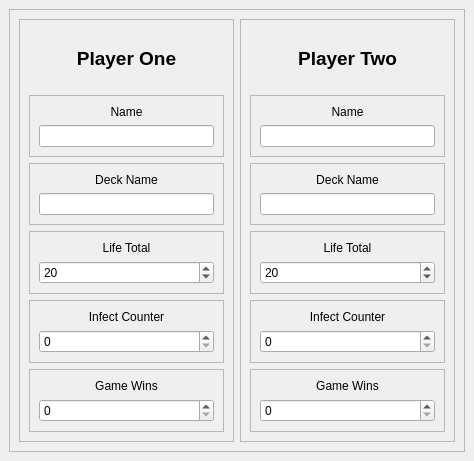
<?xml version="1.0" encoding="UTF-8"?>
<ui version="4.0">
 <class>mainWindow</class>
 <widget class="QMainWindow" name="mainWindow">
  <property name="geometry">
   <rect>
    <x>0</x>
    <y>0</y>
    <width>474</width>
    <height>461</height>
   </rect>
  </property>
  <property name="windowTitle">
   <string>Meadery MTG Stream Dashboard</string>
  </property>
  <widget class="QWidget" name="centralwidget">
   <layout class="QVBoxLayout" name="verticalLayout_13">
    <item>
     <widget class="QFrame" name="frame_3">
      <property name="frameShape">
       <enum>QFrame::StyledPanel</enum>
      </property>
      <property name="frameShadow">
       <enum>QFrame::Raised</enum>
      </property>
      <layout class="QHBoxLayout" name="horizontalLayout">
       <item>
        <widget class="QFrame" name="frame_2">
         <property name="frameShape">
          <enum>QFrame::StyledPanel</enum>
         </property>
         <property name="frameShadow">
          <enum>QFrame::Raised</enum>
         </property>
         <layout class="QVBoxLayout" name="verticalLayout_7">
          <item>
           <widget class="QLabel" name="p1Label">
            <property name="text">
             <string>&lt;html&gt;&lt;head/&gt;&lt;body&gt;&lt;p align=&quot;center&quot;&gt;&lt;span style=&quot; font-size:14pt; font-weight:600;&quot;&gt;Player One&lt;/span&gt;&lt;/p&gt;&lt;/body&gt;&lt;/html&gt;</string>
            </property>
           </widget>
          </item>
          <item>
           <widget class="QFrame" name="frame">
            <property name="frameShape">
             <enum>QFrame::StyledPanel</enum>
            </property>
            <property name="frameShadow">
             <enum>QFrame::Raised</enum>
            </property>
            <layout class="QVBoxLayout" name="verticalLayout_2">
             <item>
              <widget class="QLabel" name="label_2">
               <property name="text">
                <string>&lt;html&gt;&lt;head/&gt;&lt;body&gt;&lt;p align=&quot;center&quot;&gt;Name&lt;/p&gt;&lt;/body&gt;&lt;/html&gt;</string>
               </property>
              </widget>
             </item>
             <item>
              <widget class="QLineEdit" name="p1Name"/>
             </item>
            </layout>
           </widget>
          </item>
          <item>
           <widget class="QFrame" name="frame_4">
            <property name="frameShape">
             <enum>QFrame::StyledPanel</enum>
            </property>
            <property name="frameShadow">
             <enum>QFrame::Raised</enum>
            </property>
            <layout class="QVBoxLayout" name="verticalLayout_3">
             <item>
              <widget class="QLabel" name="label_3">
               <property name="text">
                <string>&lt;html&gt;&lt;head/&gt;&lt;body&gt;&lt;p align=&quot;center&quot;&gt;Deck Name&lt;/p&gt;&lt;/body&gt;&lt;/html&gt;</string>
               </property>
              </widget>
             </item>
             <item>
              <widget class="QLineEdit" name="p1Deck"/>
             </item>
            </layout>
           </widget>
          </item>
          <item>
           <widget class="QFrame" name="frame_14">
            <property name="frameShape">
             <enum>QFrame::StyledPanel</enum>
            </property>
            <property name="frameShadow">
             <enum>QFrame::Raised</enum>
            </property>
            <layout class="QVBoxLayout" name="verticalLayout_8">
             <item>
              <widget class="QLabel" name="label_11">
               <property name="text">
                <string>&lt;html&gt;&lt;head/&gt;&lt;body&gt;&lt;p align=&quot;center&quot;&gt;Life Total&lt;/p&gt;&lt;/body&gt;&lt;/html&gt;</string>
               </property>
              </widget>
             </item>
             <item>
              <widget class="QSpinBox" name="p1Life">
               <property name="maximum">
                <number>10000</number>
               </property>
               <property name="value">
                <number>20</number>
               </property>
              </widget>
             </item>
            </layout>
           </widget>
          </item>
          <item>
           <widget class="QFrame" name="frame_16">
            <property name="frameShape">
             <enum>QFrame::StyledPanel</enum>
            </property>
            <property name="frameShadow">
             <enum>QFrame::Raised</enum>
            </property>
            <layout class="QVBoxLayout" name="verticalLayout_10">
             <item>
              <widget class="QLabel" name="label_13">
               <property name="text">
                <string>&lt;html&gt;&lt;head/&gt;&lt;body&gt;&lt;p align=&quot;center&quot;&gt;Infect Counter&lt;/p&gt;&lt;/body&gt;&lt;/html&gt;</string>
               </property>
              </widget>
             </item>
             <item>
              <widget class="QSpinBox" name="p1Infect">
               <property name="maximum">
                <number>10000</number>
               </property>
              </widget>
             </item>
            </layout>
           </widget>
          </item>
          <item>
           <widget class="QFrame" name="frame_11">
            <property name="frameShape">
             <enum>QFrame::StyledPanel</enum>
            </property>
            <property name="frameShadow">
             <enum>QFrame::Raised</enum>
            </property>
            <layout class="QVBoxLayout" name="verticalLayout">
             <item>
              <widget class="QLabel" name="label_9">
               <property name="text">
                <string>&lt;html&gt;&lt;head/&gt;&lt;body&gt;&lt;p align=&quot;center&quot;&gt;Game Wins&lt;/p&gt;&lt;/body&gt;&lt;/html&gt;</string>
               </property>
              </widget>
             </item>
             <item>
              <widget class="QSpinBox" name="p1GameWins">
               <property name="maximum">
                <number>1000</number>
               </property>
              </widget>
             </item>
            </layout>
           </widget>
          </item>
         </layout>
        </widget>
       </item>
       <item>
        <widget class="QFrame" name="frame_5">
         <property name="frameShape">
          <enum>QFrame::StyledPanel</enum>
         </property>
         <property name="frameShadow">
          <enum>QFrame::Raised</enum>
         </property>
         <layout class="QVBoxLayout" name="verticalLayout_9">
          <item>
           <widget class="QLabel" name="p2Label">
            <property name="text">
             <string>&lt;html&gt;&lt;head/&gt;&lt;body&gt;&lt;p align=&quot;center&quot;&gt;&lt;span style=&quot; font-size:14pt; font-weight:600;&quot;&gt;Player Two&lt;/span&gt;&lt;/p&gt;&lt;/body&gt;&lt;/html&gt;</string>
            </property>
           </widget>
          </item>
          <item>
           <widget class="QFrame" name="frame_6">
            <property name="frameShape">
             <enum>QFrame::StyledPanel</enum>
            </property>
            <property name="frameShadow">
             <enum>QFrame::Raised</enum>
            </property>
            <layout class="QVBoxLayout" name="verticalLayout_4">
             <item>
              <widget class="QLabel" name="label_6">
               <property name="text">
                <string>&lt;html&gt;&lt;head/&gt;&lt;body&gt;&lt;p align=&quot;center&quot;&gt;Name&lt;/p&gt;&lt;/body&gt;&lt;/html&gt;</string>
               </property>
              </widget>
             </item>
             <item>
              <widget class="QLineEdit" name="p2Name"/>
             </item>
            </layout>
           </widget>
          </item>
          <item>
           <widget class="QFrame" name="frame_7">
            <property name="frameShape">
             <enum>QFrame::StyledPanel</enum>
            </property>
            <property name="frameShadow">
             <enum>QFrame::Raised</enum>
            </property>
            <layout class="QVBoxLayout" name="verticalLayout_5">
             <item>
              <widget class="QLabel" name="label_7">
               <property name="text">
                <string>&lt;html&gt;&lt;head/&gt;&lt;body&gt;&lt;p align=&quot;center&quot;&gt;Deck Name&lt;/p&gt;&lt;/body&gt;&lt;/html&gt;</string>
               </property>
              </widget>
             </item>
             <item>
              <widget class="QLineEdit" name="p2Deck"/>
             </item>
            </layout>
           </widget>
          </item>
          <item>
           <widget class="QFrame" name="frame_15">
            <property name="frameShape">
             <enum>QFrame::StyledPanel</enum>
            </property>
            <property name="frameShadow">
             <enum>QFrame::Raised</enum>
            </property>
            <layout class="QVBoxLayout" name="verticalLayout_11">
             <item>
              <widget class="QLabel" name="label_12">
               <property name="text">
                <string>&lt;html&gt;&lt;head/&gt;&lt;body&gt;&lt;p align=&quot;center&quot;&gt;Life Total&lt;/p&gt;&lt;/body&gt;&lt;/html&gt;</string>
               </property>
              </widget>
             </item>
             <item>
              <widget class="QSpinBox" name="p2Life">
               <property name="maximum">
                <number>10000</number>
               </property>
               <property name="value">
                <number>20</number>
               </property>
              </widget>
             </item>
            </layout>
           </widget>
          </item>
          <item>
           <widget class="QFrame" name="frame_17">
            <property name="frameShape">
             <enum>QFrame::StyledPanel</enum>
            </property>
            <property name="frameShadow">
             <enum>QFrame::Raised</enum>
            </property>
            <layout class="QVBoxLayout" name="verticalLayout_12">
             <item>
              <widget class="QLabel" name="label_14">
               <property name="text">
                <string>&lt;html&gt;&lt;head/&gt;&lt;body&gt;&lt;p align=&quot;center&quot;&gt;Infect Counter&lt;/p&gt;&lt;/body&gt;&lt;/html&gt;</string>
               </property>
              </widget>
             </item>
             <item>
              <widget class="QSpinBox" name="p2Infect">
               <property name="maximum">
                <number>10000</number>
               </property>
              </widget>
             </item>
            </layout>
           </widget>
          </item>
          <item>
           <widget class="QFrame" name="frame_12">
            <property name="frameShape">
             <enum>QFrame::StyledPanel</enum>
            </property>
            <property name="frameShadow">
             <enum>QFrame::Raised</enum>
            </property>
            <layout class="QVBoxLayout" name="verticalLayout_6">
             <item>
              <widget class="QLabel" name="label_10">
               <property name="text">
                <string>&lt;html&gt;&lt;head/&gt;&lt;body&gt;&lt;p align=&quot;center&quot;&gt;Game Wins&lt;/p&gt;&lt;/body&gt;&lt;/html&gt;</string>
               </property>
              </widget>
             </item>
             <item>
              <widget class="QSpinBox" name="p2GameWins">
               <property name="maximum">
                <number>1000</number>
               </property>
              </widget>
             </item>
            </layout>
           </widget>
          </item>
         </layout>
        </widget>
       </item>
      </layout>
     </widget>
    </item>
   </layout>
  </widget>
 </widget>
 <resources/>
 <connections/>
</ui>
